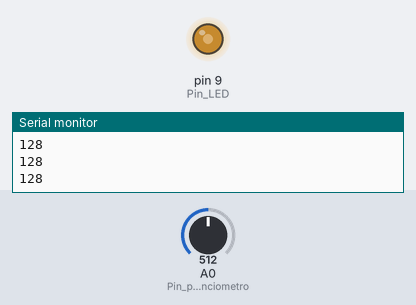
The sketch below on a simulated Arduino Uno, built with avr-gcc and run on an emulated ATmega328P. Shown: output pins drawn as LEDs (lit = HIGH), the last lines printed to the serial monitor. Inputs (shaded band) come from the test bench; at power-on: A0 (Pin_potenciometro) = 512.

Above: at 1.2 s.
1.3 s: A0 (Pin_potenciometro) set to 716
At 1.7 s:
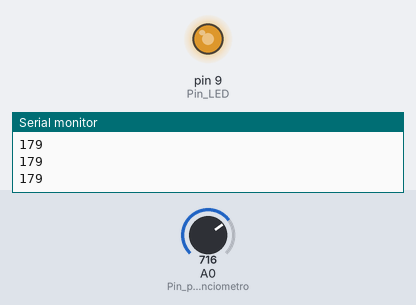
2.8 s: A0 (Pin_potenciometro) set to 900
At 4.0 s:
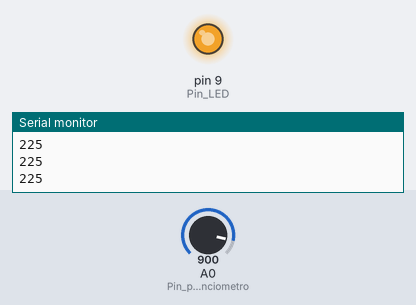
4.3 s: A0 (Pin_potenciometro) set to 122
At 5.1 s:
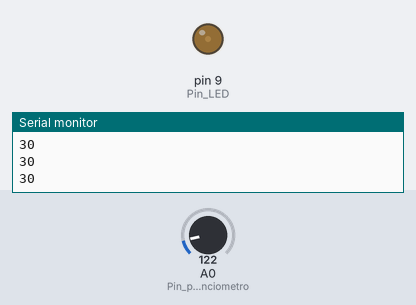
5.8 s: A0 (Pin_potenciometro) set to 0
At 6.3 s:
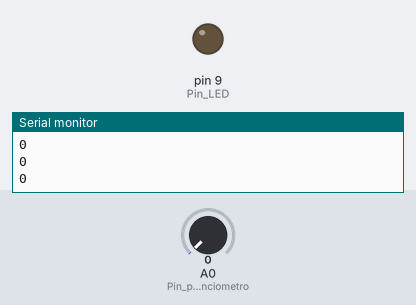
Timing chart, 0 to 8.3 s (numbered marks = the images above; inputs shaded):
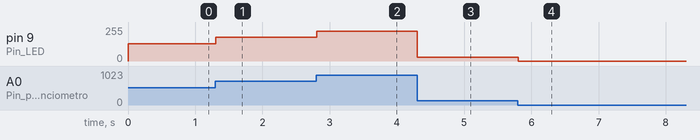

Measured:
- after the input at 1.3 s, pin 9 (Pin_LED): 128/255 → 179/255 at once
- after the input at 2.8 s, pin 9 (Pin_LED): 179/255 → 225/255 at once
- after the input at 4.3 s, pin 9 (Pin_LED): 225/255 → 30/255 at once
- after the input at 5.8 s, pin 9 (Pin_LED): 30/255 → 0/255 at once

The sketch:

ProyectoSensores_PWM.ino
```cpp
//Proyecto Sensores y Actuadores
//Parte II: Usos del PWM

//PWM MANUAL ------------------------------------------------------------
//Definición de pines
const int Pin_LED = 9;
const int Pin_potenciometro = 0;
int intensidad;  //variable para la intensidad de brillo

void setup() {
  Serial.begin(9600);
  pinMode (Pin_LED, OUTPUT);  // se declara el LED como salida

}

void loop() {
  // se lee el valor del potenciómetro para regular la intensidad
  // los valores analogicos se usan entre 0 y 255,
  // por lo que se divide entre 4

  intensidad = analogRead (Pin_potenciometro) / 4;
  Serial.println(intensidad);

  // se asigna la salida del LED con el valor analógico del potenciómetro
  analogWrite(Pin_LED, intensidad);

}
```
